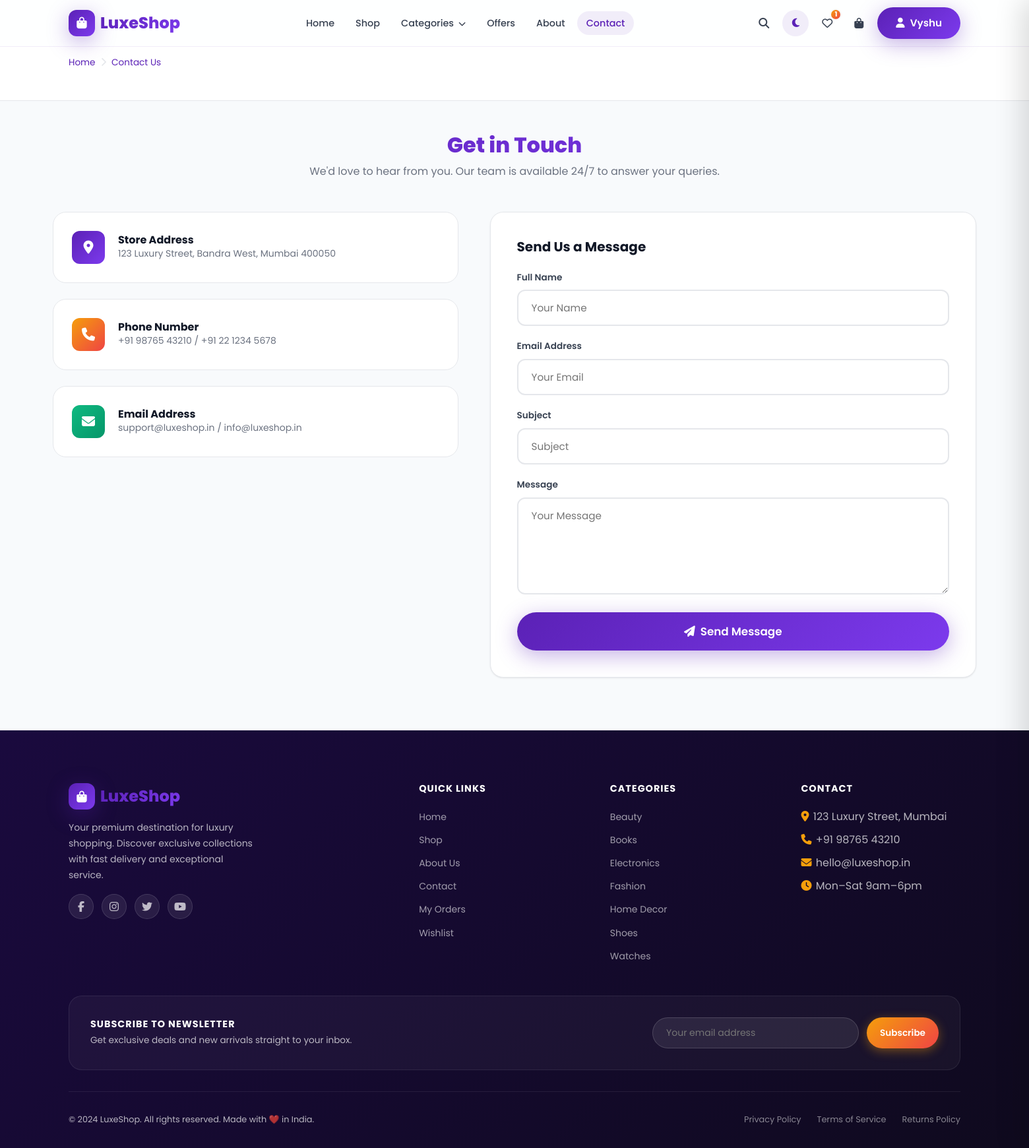
The page /contact/ (signed in) on the database its author committed.
### store/models.py (models this page shows, shortened)
class Category(models.Model):
    name = models.CharField(max_length=100)
    slug = models.SlugField(unique=True, blank=True)
    icon = models.CharField(max_length=100, default='fas fa-tag')
    image = models.ImageField(upload_to='categories/', blank=True, null=True)
    description = models.TextField(blank=True)
    created_at = models.DateTimeField(auto_now_add=True)
    class Meta:
        verbose_name_plural = 'Categories'
        ordering = ['name']

### store/views.py (the view)
# urls.py: path('contact/', views.contact, name='contact'),
def contact(request):
    if request.method == 'POST':
        form = ContactForm(request.POST)
        if form.is_valid():
            form.save()
            messages.success(request, 'Your message has been sent! We\'ll get back to you soon.')
            return redirect('contact')
    else:
        form = ContactForm()
    return render(request, 'store/contact.html', {'form': form})

### store/forms.py
class ContactForm(forms.ModelForm):
    class Meta:
        model = ContactMessage
        fields = ['name', 'email', 'subject', 'message']
        widgets = {
            'name': forms.TextInput(attrs={'class': 'form-input', 'placeholder': 'Your Name'}),
            'email': forms.EmailInput(attrs={'class': 'form-input', 'placeholder': 'Your Email'}),
            'subject': forms.TextInput(attrs={'class': 'form-input', 'placeholder': 'Subject'}),
            'message': forms.Textarea(attrs={'class': 'form-input', 'rows': 5, 'placeholder': 'Your Message'}),
        }

### store/context_processors.py (called while the page is built)
def cart_context(request):
    cart_count = 0
    try:
        if request.user.is_authenticated:
            cart = Cart.objects.filter(user=request.user).first()
        else:
            session_key = request.session.session_key
            if not session_key:
                request.session.create()
                session_key = request.session.session_key
            cart = Cart.objects.filter(session_key=session_key).first()
        if cart:
            cart_count = cart.total_items
    except Exception:
        pass
    return {'cart_count': cart_count}

def wishlist_context(request):
    wishlist_count = 0
    try:
        if request.user.is_authenticated:
            wishlist = Wishlist.objects.filter(user=request.user).first()
            if wishlist:
                wishlist_count = wishlist.products.count()
    except Exception:
        pass
    return {'wishlist_count': wishlist_count}

def categories_context(request):
    try:
        categories = Category.objects.all()
    except Exception:
        categories = []
    return {'all_categories': categories}

### store/models.py (called while the page is built)
    @property
    def total_items(self):
        return sum(item.quantity for item in self.items.all())

### templates/store/contact.html (shortened to what this page needs)
{% extends 'base.html' %}
{% load static %}
{% block content %}
<div style="padding-top:70px">
  <div style="background:var(--card-bg);border-bottom:1px solid var(--border);padding:0.875rem 0">
    <div class="container">
      <div class="breadcrumb">
        <a href="{% url 'home' %}">Home</a>
        <span class="breadcrumb-sep"><i class="fas fa-chevron-right"></i></span>
        <span style="color:var(--primary)">Contact Us</span>
      </div>
    </div>
  </div>
  <div class="container section-padding" style="padding-top:3rem">
    <div class="text-center" style="margin-bottom:3rem">
      <h1 class="section-title">Get in Touch</h1>
      <p class="section-subtitle">We'd love to hear from you. Our team is available 24/7 to answer your queries.</p>
    </div>
    <div style="display:grid;grid-template-columns:1fr 1.2fr;gap:3rem;align-items:start" class="checkout-layout">
      <div style="display:flex;flex-direction:column;gap:1.5rem">
        <div style="background:var(--card-bg);border:1px solid var(--border);border-radius:var(--radius);padding:1.75rem;display:flex;align-items:center;gap:1.25rem">
          <div style="width:50px;height:50px;border-radius:12px;background:var(--gradient);display:flex;align-items:center;justify-content:center;color:white;font-size:1.25rem">
            <i class="fas fa-location-dot"></i>
          </div>
          <div>
            <h3 style="font-size:1rem;font-weight:700">Store Address</h3>
            <p style="font-size:0.875rem;color:var(--text-light)">123 Luxury Street, Bandra West, Mumbai 400050</p>
          </div>
        </div>
        <div style="background:var(--card-bg);border:1px solid var(--border);border-radius:var(--radius);padding:1.75rem;display:flex;align-items:center;gap:1.25rem">
          <div style="width:50px;height:50px;border-radius:12px;background:var(--gradient-accent);display:flex;align-items:center;justify-content:center;color:white;font-size:1.25rem">
            <i class="fas fa-phone"></i>
          </div>
          <div>
            <h3 style="font-size:1rem;font-weight:700">Phone Number</h3>
            <p style="font-size:0.875rem;color:var(--text-light)">+91 98765 43210 / +91 22 1234 5678</p>
          </div>
        </div>
        <div style="background:var(--card-bg);border:1px solid var(--border);border-radius:var(--radius);padding:1.75rem;display:flex;align-items:center;gap:1.25rem">
          <div style="width:50px;height:50px;border-radius:12px;background:linear-gradient(135deg,#10B981,#059669);display:flex;align-items:center;justify-content:center;color:white;font-size:1.25rem">
            <i class="fas fa-envelope"></i>
          </div>
          <div>
            <h3 style="font-size:1rem;font-weight:700">Email Address</h3>
            <p style="font-size:0.875rem;color:var(--text-light)">support@luxeshop.in / info@luxeshop.in</p>
          </div>
        </div>
      </div>
      <div style="background:var(--card-bg);border:1px solid var(--border);border-radius:var(--radius);padding:2.5rem;box-shadow:var(--shadow-sm)">
        <h2 style="font-size:1.25rem;font-weight:700;margin-bottom:1.5rem">Send Us a Message</h2>
        <form method="post">
          <div class="form-group">
            <label class="form-label">Full Name</label>
            {{ form.name }}
          </div>
          <div class="form-group">
            <label class="form-label">Email Address</label>
            {{ form.email }}
          </div>
          <div class="form-group">
            <label class="form-label">Subject</label>
            {{ form.subject }}
          </div>
          <div class="form-group">
            <label class="form-label">Message</label>
            {{ form.message }}
          </div>
          <button type="submit" class="btn btn-primary btn-lg" style="width:100%;justify-content:center">
            <i class="fas fa-paper-plane"></i> Send Message
          </button>
        </form>
      </div>
    </div>
  </div>
</div>
{% endblock %}

### templates/base.html (shortened to what this page needs)
{% load static %}
<!DOCTYPE html>
<html lang="en" data-theme="light">
<head>
  <link rel="stylesheet" href="https://cdnjs.cloudflare.com/ajax/libs/font-awesome/6.5.0/css/all.min.css">
  <link rel="stylesheet" href="{% static 'css/main.css' %}">
  <link rel="stylesheet" href="{% static 'css/animations.css' %}">
  <link rel="stylesheet" href="{% static 'css/responsive.css' %}">
</head>
<body class="page-animate">
<nav class="navbar" id="navbar">
  <div class="container">
    <div class="navbar-inner">
      <a href="{% url 'home' %}" class="navbar-logo">
        <div class="logo-icon"><i class="fas fa-bag-shopping"></i></div>
        <span class="logo-text">LuxeShop</span>
      </a>
      <ul class="navbar-nav">
        <li><a href="{% url 'home' %}" class="nav-link">Home</a></li>
        <li><a href="{% url 'shop' %}" class="nav-link">Shop</a></li>
        <li class="dropdown">
          <a href="{% url 'shop' %}" class="nav-link">Categories <i class="fas fa-chevron-down" style="font-size:0.7rem;margin-left:0.2rem"></i></a>
        </li>
        <li><a href="{% url 'shop' %}?sort=offers" class="nav-link">Offers</a></li>
        <li><a href="{% url 'about' %}" class="nav-link">About</a></li>
        <li><a href="{% url 'contact' %}" class="nav-link">Contact</a></li>
      </ul>
      <div class="navbar-actions">
        <button class="nav-icon-btn" id="searchBtn" title="Search" aria-label="Search">
          <i class="fas fa-search"></i>
        </button>
        <button class="nav-icon-btn theme-toggle" id="themeToggle" title="Toggle Dark Mode" aria-label="Toggle dark mode">
          <i class="fas fa-moon"></i>
        </button>
        <a href="{% url 'wishlist' %}" class="nav-icon-btn" title="Wishlist" aria-label="Wishlist">
          <i class="far fa-heart"></i>
          {% if wishlist_count %}
          <span class="badge wishlist-badge">{{ wishlist_count }}</span>
          {% endif %}
        </a>
        <button class="nav-icon-btn" data-open-cart id="cartToggleBtn" title="Shopping Cart" aria-label="Shopping Cart">
          <i class="fas fa-bag-shopping"></i>
        </button>
        {% if user.is_authenticated %}
        <div class="dropdown" style="position:relative">
          <a href="{% url 'profile' %}" class="btn btn-login">
            <i class="fas fa-user"></i>
            <span>{{ user.first_name|default:user.username }}</span>
          </a>
        </div>
        {% else %}
        <a href="{% url 'login' %}" class="btn btn-login">
          <i class="fas fa-right-to-bracket"></i>
          <span>Login</span>
        </a>
        {% endif %}
      </div>
    </div>
  </div>
</nav>
<main>
  {% block content %}{% endblock %}
</main>
<footer class="footer">
  <div class="container">
    <div class="footer-grid">
      <div class="footer-brand">
        <a href="{% url 'home' %}" class="navbar-logo">
          <div class="logo-icon"><i class="fas fa-bag-shopping"></i></div>
          <span class="logo-text">LuxeShop</span>
        </a>
        <p>Your premium destination for luxury shopping. Discover exclusive collections with fast delivery and exceptional service.</p>
        <div class="social-links">
          <a href="#" class="social-link" aria-label="Facebook"><i class="fab fa-facebook-f"></i></a>
          <a href="#" class="social-link" aria-label="Instagram"><i class="fab fa-instagram"></i></a>
          <a href="#" class="social-link" aria-label="Twitter"><i class="fab fa-twitter"></i></a>
          <a href="#" class="social-link" aria-label="YouTube"><i class="fab fa-youtube"></i></a>
        </div>
      </div>
      <div>
        <h4>Quick Links</h4>
        <ul class="footer-links">
          <li><a href="{% url 'home' %}">Home</a></li>
          <li><a href="{% url 'shop' %}">Shop</a></li>
          <li><a href="{% url 'about' %}">About Us</a></li>
          <li><a href="{% url 'contact' %}">Contact</a></li>
          {% if user.is_authenticated %}
          <li><a href="{% url 'order_history' %}">My Orders</a></li>
          <li><a href="{% url 'wishlist' %}">Wishlist</a></li>
          {% endif %}
        </ul>
      </div>
      <div>
        <h4>Categories</h4>
        <ul class="footer-links">
          {% for cat in all_categories %}
          <li><a href="{% url 'shop' %}?category={{ cat.slug }}">{{ cat.name }}</a></li>
          {% endfor %}
        </ul>
      </div>
      <div>
        <h4>Contact</h4>
        <ul class="footer-links">
          <li><i class="fas fa-map-marker-alt" style="color:var(--accent);margin-right:0.4rem"></i>123 Luxury Street, Mumbai</li>
          <li><i class="fas fa-phone" style="color:var(--accent);margin-right:0.4rem"></i>+91 98765 43210</li>
          <li><i class="fas fa-envelope" style="color:var(--accent);margin-right:0.4rem"></i>hello@luxeshop.in</li>
          <li><i class="fas fa-clock" style="color:var(--accent);margin-right:0.4rem"></i>Mon–Sat 9am–6pm</li>
        </ul>
      </div>
    </div>
    <div style="background:rgba(255,255,255,0.04);border:1px solid rgba(255,255,255,0.08);border-radius:var(--radius);padding:2rem;margin-bottom:2rem;display:flex;align-items:center;justify-content:space-between;flex-wrap:wrap;gap:1.5rem">
      <div>
        <h4 style="color:white;margin-bottom:0.25rem">Subscribe to Newsletter</h4>
        <p style="font-size:0.85rem">Get exclusive deals and new arrivals straight to your inbox.</p>
      </div>
      <form onsubmit="subscribeNewsletter(event)" style="display:flex;gap:0.75rem">
        <input type="email" placeholder="Your email address" style="padding:0.75rem 1.25rem;border-radius:var(--radius-full);border:1px solid rgba(255,255,255,0.15);background:rgba(255,255,255,0.08);color:white;font-family:inherit;font-size:0.875rem;min-width:250px;outline:none" required>
        <button type="submit" class="btn btn-accent btn-sm">Subscribe</button>
      </form>
    </div>
    <div class="footer-bottom">
      <p>© 2024 LuxeShop. All rights reserved. Made with ❤️ in India.</p>
      <div style="display:flex;gap:1.5rem">
        <a href="#" style="color:rgba(255,255,255,0.5);font-size:0.8rem;transition:color 0.2s" onmouseover="this.style.color='#F59E0B'" onmouseout="this.style.color='rgba(255,255,255,0.5)'">Privacy Policy</a>
        <a href="#" style="color:rgba(255,255,255,0.5);font-size:0.8rem;transition:color 0.2s" onmouseover="this.style.color='#F59E0B'" onmouseout="this.style.color='rgba(255,255,255,0.5)'">Terms of Service</a>
        <a href="#" style="color:rgba(255,255,255,0.5);font-size:0.8rem;transition:color 0.2s" onmouseover="this.style.color='#F59E0B'" onmouseout="this.style.color='rgba(255,255,255,0.5)'">Returns Policy</a>
      </div>
    </div>
  </div>
</footer>
</body>
</html>

### static/css/animations.css (style rules this page uses)
.page-animate { animation: pageLoad 0.5s ease both; }

### static/css/responsive.css (style rules this page uses)
@media (min-width: 1400px) { .container { max-width: 1400px; } }

### rows shown on the page
Category: name "Beauty"
Category: name "Books"
Category: name "Electronics"
Category: name "Fashion"
Category: name "Home Decor"
Category: name "Shoes"
Category: name "Watches"

### other values the page prints
{{ wishlist_count }} "1"
{{ user.first_name|default:user.username }} "Vyshu"
